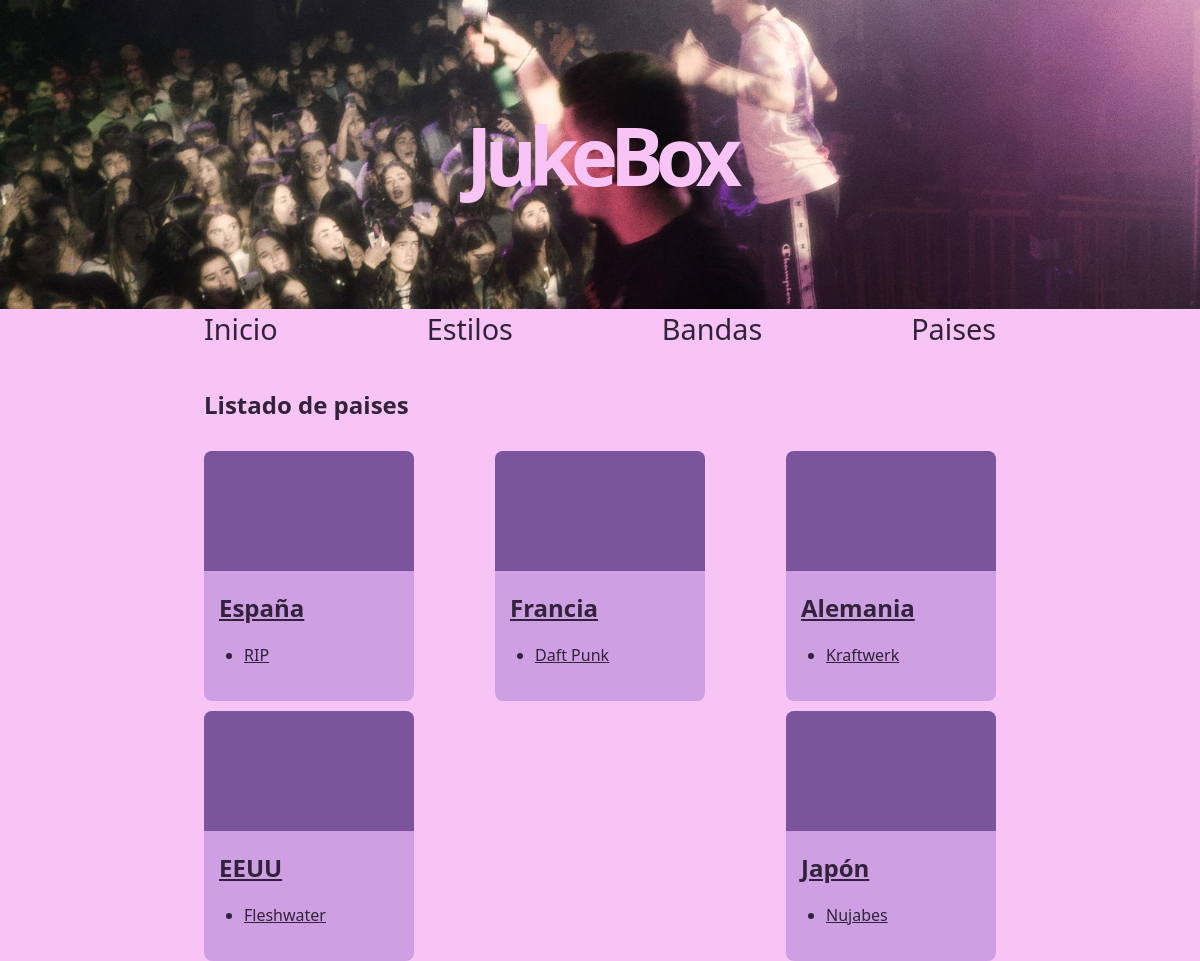
Before: / with the older database file.
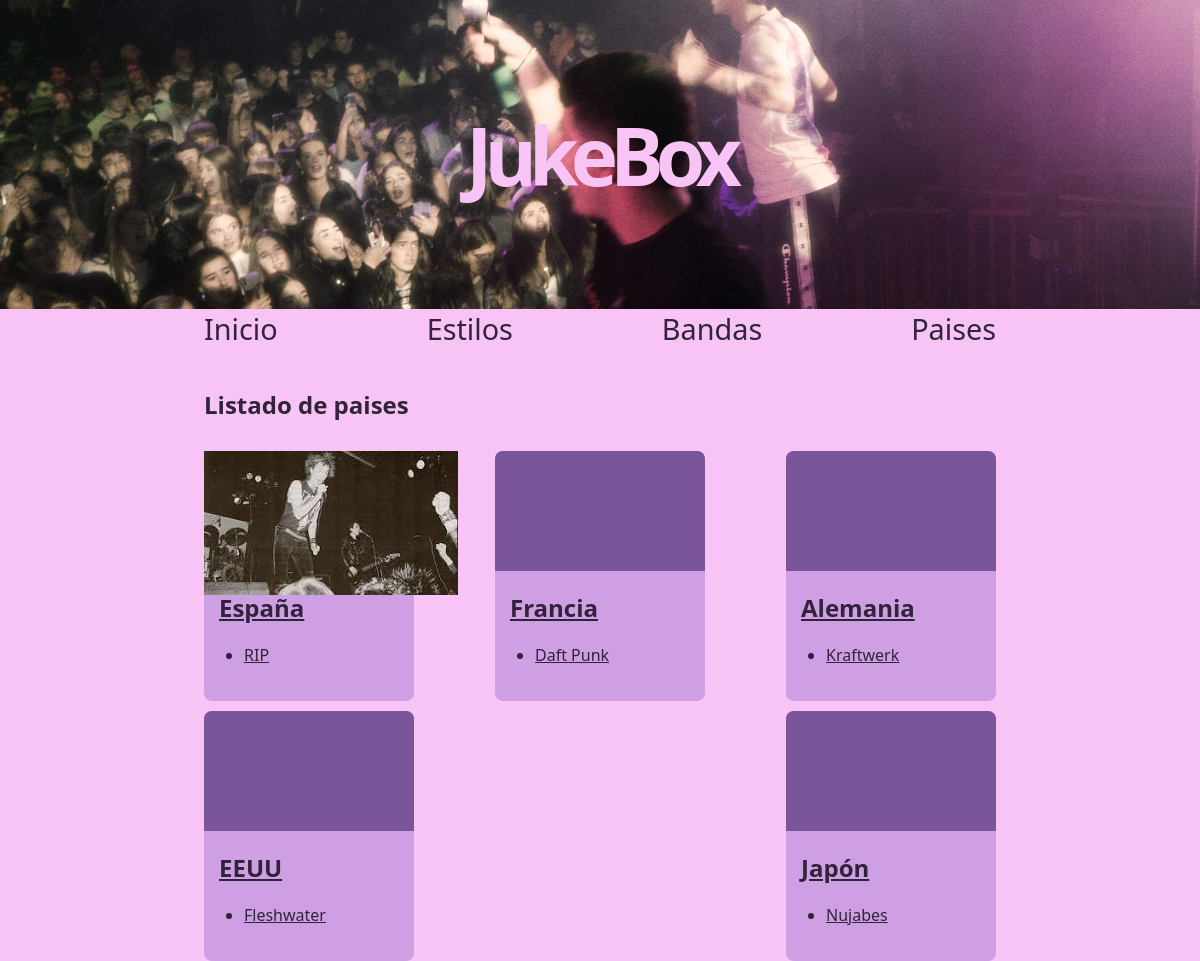
After: the same page with the newer database file.
### appJukeBox/models.py (models this page shows, shortened)
class Banda(models.Model):
    nombre = models.CharField(max_length=100)
    pais = models.ForeignKey(Pais, on_delete=models.SET_NULL, null=True)
    descripcion = models.TextField()
    estilos = models.ManyToManyField(Estilo)
    imagen = models.ImageField(null=True, blank=True ,upload_to="images/")

class Pais(models.Model):
    nombre = models.CharField(max_length=50)
    def __str__(self):
        return self.nombre

### appJukeBox/views.py (the view)
# urls.py: path('', views.index_pais_banda, name='index'),
def index_pais_banda(request):
	listabandas = Banda.objects.raw('SELECT * FROM( SELECT * FROM appJukeBox_Banda ORDER BY nombre DESC) GROUP BY pais_id')
	context = {'lista_banda': listabandas}
	return render(request, 'index.html', context)

### appJukeBox/templates/index.html (shortened to what this page needs)
{% extends "base.html" %}
{% block javascript %}
    {% load static %}
{% endblock %}
{% block contenido %}
    <div>
        <h2 class="listado">Listado de paises</h2>
    </div>
    <section class="container">
        {% if lista_banda %}
        {% for b in lista_banda %}
            <div class="card">
                <div class="card-image">
                    {% if b.imagen %}
                    <img src="{{b.imagen.url}}" alt="sin imagen">
                    {% endif %}
                </div>
                <div class="card-content">
                    <h2>
                        <a href="/paises/{{ b.pais.id }}">{{ b.pais }}</a>
                    </h2>
                    <ul>
                        <li>
                            <a href="/bandas/{{ b.id }}">{{ b.nombre}}</a>
                        </li>
                    </ul>
                </div>
            </div>
        {% endfor %}
        {% else %}
        <p>No hay estilos creados.</p>
        {% endif %}
    </section>
{% endblock %}

### appJukeBox/templates/base.html (shortened to what this page needs)
<!DOCTYPE html>
<html lang="en">
    <head>
        {% load static %}
        <link rel="stylesheet" href="{% static 'css/estilos.css' %}">
    </head>
    <body>
        <div id="content">
         <header>
            <h1>JukeBox</h1>
         </header>
         <nav>
            <a id="index" href="/">Inicio</a>
            <a id="estilos" href="/estilos" >Estilos</a>
            <a id="bandas" href="/bandas">Bandas</a>
            <a id="paises" href="/paises">Paises</a>
          </nav>
	     <section>
             {% block contenido %}{% endblock %}
         </section>
        </div>
    </body>
</html>

### appJukeBox/static/css/estilos.css (style rules this page uses)
body { font-family: system-ui; padding: 0px; margin: 0px; border: 0px; background-color: rgb(248, 196, 245); color: rgb(48, 35, 58); }
header { margin: 0px; border: 0px; background-color: rgb(36, 33, 31); background-image: url("../images/img.jpg"); background-size: cover; background-position: center; padding-top: 100px; padding-bottom: 100px; }
h1 { margin: 0px; border: 0px; padding: 0px; font-size: 5em; letter-spacing: -0.1em; color: rgb(248, 196, 245); text-align: center; }
section { padding-top: 20px; padding-left: 17%; padding-right: 17%; }
nav { text-align: right; font-size: 1.8em; margin: 0px; border: 0px; padding-left: 17%; padding-right: 17%; display: flex; justify-content: space-between; align-items: center; text-decoration: none; }
nav a { text-decoration: none; }
a { color: rgb(48, 35, 58); }
.container { display: flex; padding: 0px; margin: 0px; box-sizing: border-box; justify-content: space-between; flex-wrap: wrap; }
.card { background-color: rgb(207, 159, 228); width: 210px; height: 250px; border-radius: 8px; margin-top: 10px; }
.card-image { background-color: rgb(122, 85, 155); height: 120px; margin-bottom: 15px; border-radius: 8px 8px 0 0; }
.card h2 { padding-left: 15px; }

Changed rows visible on the page:
changed Banda "RIP": imagen: picture added
